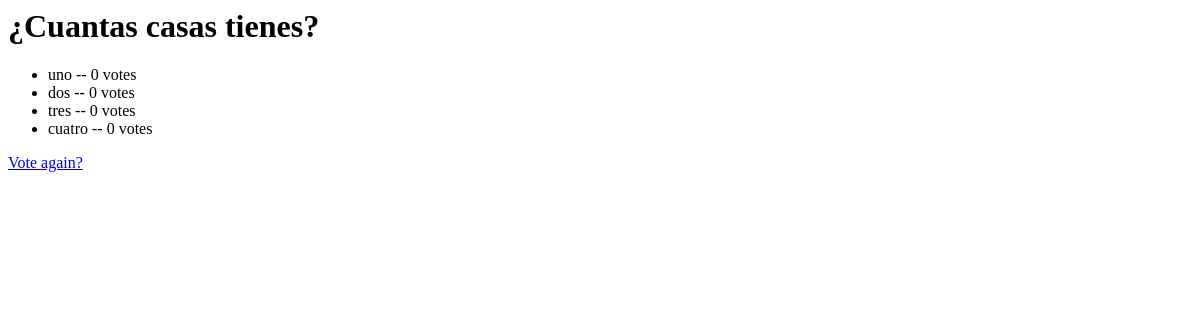
/polls/1/results/, run on an earlier commit of the app's database.
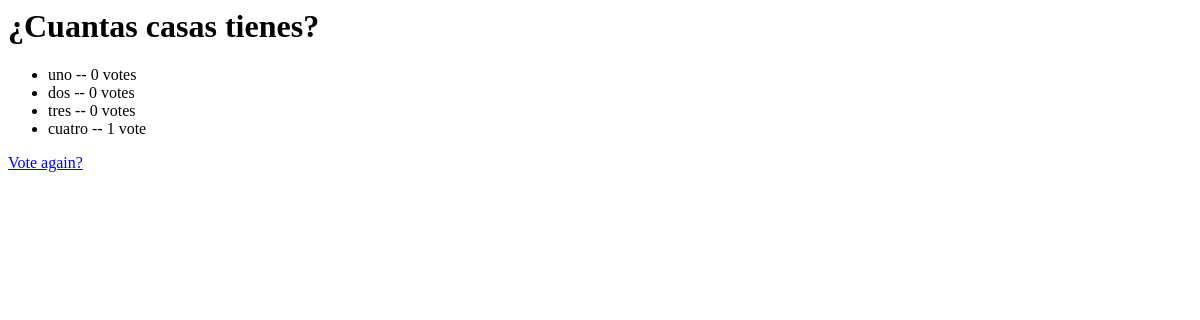
And on a later commit of the database.
### polls/models.py (models this page shows, shortened)
class Question(models.Model):
    question_text = models.CharField(max_length=200,verbose_name='Pregunta')
    pub_date = models.DateTimeField('date published',)
    class Meta:
        verbose_name = 'Pregunta'
        verbose_name_plural = 'Preguntas'

class Choice(models.Model):
    question = models.ForeignKey(Question, on_delete=models.CASCADE)
    choice_text = models.CharField(max_length=200,verbose_name='Opcion')
    votes = models.IntegerField(default=0)
    class Meta:
        verbose_name = 'Opcion'
        verbose_name_plural = 'Opciones'

### polls/views.py (the view)
# urls.py: url(r'^(?P<question_id>[0-9]+)/results/$', views.results, name='results'),
def results(request, question_id ):
    question = get_object_or_404(Question, pk=question_id)
    return render(request, 'polls/results.html', {'question':question})

### polls/templates/polls/results.html
<h1>{{ question.question_text }}</h1>
<ul>
{% for choice in question.choice_set.all %}
    <li>{{ choice.choice_text }} -- {{ choice.votes }} vote{{ choice.votes|pluralize }}</li>
{% endfor %}
</ul>
<a href="{% url 'polls:detail' question.id %}">Vote again?</a>

What changed in the data, as far as the page shows it:
changed Choice "cuatro": votes "0" → "1"
